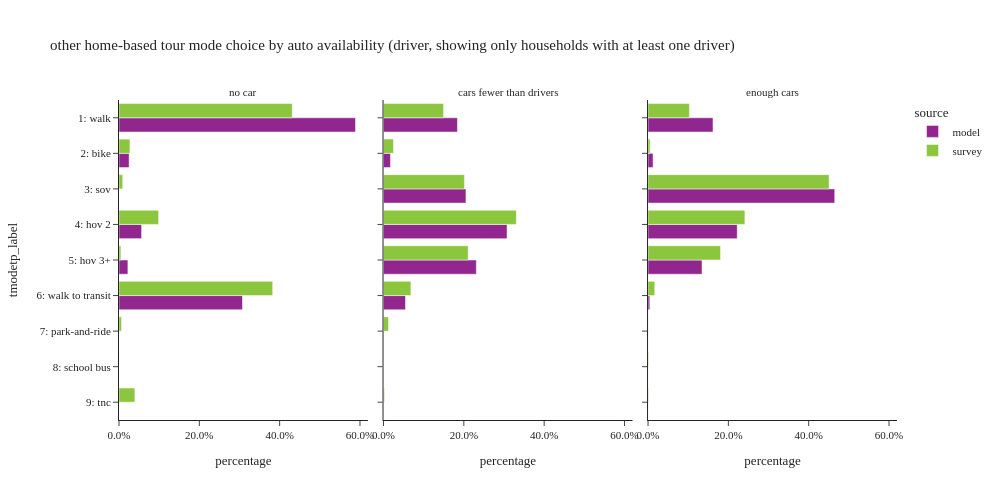

The cell this chart's notebook holds for it:
### Code cell
plot_mode_choice(hb_tour.loc[hb_tour['auto_available_driver'] != "no dirver"], "auto_available_driver",
                 {"auto_available_driver": ["no car", "cars fewer than drivers", "enough cars"],
                  "tmodetp_label": mode_cat.values()},
                 "auto availability (driver, showing only households with at least one driver)", 3, 500, 1000)

### Figure 1 — Plotly figure (JSON) as saved in the notebook; plotly's stock layout.template omitted (floating-point values rounded to 4 significant figures)
{"data": [{"alignmentgroup": "True", "customdata": [[99344], [4261], [9494], [3739], [51857]], "hovertemplate": "source=model<br>auto_available_driver=no car<br>percentage=%{x}<br>tmodetp_label=%{y}<br>sample count=%{customdata[0]}<extra></extra>", "legendgroup": "model", "marker": {"color": "#91268F", "pattern": {"shape": ""}}, "name": "model", "offsetgroup": "model", "orientation": "h", "showlegend": true, "textposition": "auto", "type": "bar", "x": [0.5889, 0.02526, 0.05628, 0.02216, 0.3074], "xaxis": "x", "y": ["1: walk", "2: bike", "4: hov 2", "5: hov 3+", "6: walk to transit"], "yaxis": "y"}, {"alignmentgroup": "True", "customdata": [[140952], [13196], [157120], [235516], [176963], [41918]], "hovertemplate": "source=model<br>auto_available_driver=cars fewer than drivers<br>percentage=%{x}<br>tmodetp_label=%{y}<br>sample count=%{customdata[0]}<extra></extra>", "legendgroup": "model", "marker": {"color": "#91268F", "pattern": {"shape": ""}}, "name": "model", "offsetgroup": "model", "orientation": "h", "showlegend": false, "textposition": "auto", "type": "bar", "x": [0.1841, 0.01723, 0.2052, 0.3076, 0.2311, 0.05475], "xaxis": "x2", "y": ["1: walk", "2: bike", "3: sov", "4: hov 2", "5: hov 3+", "6: walk to transit"], "yaxis": "y2"}, {"alignmentgroup": "True", "customdata": [[310360], [24100], [892011], [426099], [257924], [8358]], "hovertemplate": "source=model<br>auto_available_driver=enough cars<br>percentage=%{x}<br>tmodetp_label=%{y}<br>sample count=%{customdata[0]}<extra></extra>", "legendgroup": "model", "marker": {"color": "#91268F", "pattern": {"shape": ""}}, "name": "model", "offsetgroup": "model", "orientation": "h", "showlegend": false, "textposition": "auto", "type": "bar", "x": [0.1617, 0.01256, 0.4649, 0.2221, 0.1344, 0.004356], "xaxis": "x3", "y": ["1: walk", "2: bike", "3: sov", "4: hov 2", "5: hov 3+", "6: walk to transit"], "yaxis": "y3"}, {"alignmentgroup": "True", "customdata": [[247], [28], [10], [19], [13], [132], [5], [1], [13]], "hovertemplate": "source=survey<br>auto_available_driver=no car<br>percentage=%{x}<br>tmodetp_label=%{y}<br>sample count=%{customdata[0]}<extra></extra>", "legendgroup": "survey", "marker": {"color": "#8CC63E", "pattern": {"shape": ""}}, "name": "survey", "offsetgroup": "survey", "orientation": "h", "showlegend": true, "textposition": "auto", "type": "bar", "x": [0.4314, 0.02724, 0.009293, 0.09866, 0.004706, 0.3827, 0.006253, 0.0001804, 0.03962], "xaxis": "x", "y": ["1: walk", "2: bike", "3: sov", "4: hov 2", "5: hov 3+", "6: walk to transit", "7: park-and-ride", "8: school bus", "9: tnc"], "yaxis": "y"}, {"alignmentgroup": "True", "customdata": [[283], [35], [252], [279], [217], [36], [9], [2], [4]], "hovertemplate": "source=survey<br>auto_available_driver=cars fewer than drivers<br>percentage=%{x}<br>tmodetp_label=%{y}<br>sample count=%{customdata[0]}<extra></extra>", "legendgroup": "survey", "marker": {"color": "#8CC63E", "pattern": {"shape": ""}}, "name": "survey", "offsetgroup": "survey", "orientation": "h", "showlegend": false, "textposition": "auto", "type": "bar", "x": [0.1495, 0.02473, 0.2015, 0.3308, 0.2107, 0.06812, 0.01247, 3.847e-05, 0.002203], "xaxis": "x2", "y": ["1: walk", "2: bike", "3: sov", "4: hov 2", "5: hov 3+", "6: walk to transit", "7: park-and-ride", "8: school bus", "9: tnc"], "yaxis": "y2"}, {"alignmentgroup": "True", "customdata": [[434], [45], [1134], [574], [325], [38], [2], [2], [7]], "hovertemplate": "source=survey<br>auto_available_driver=enough cars<br>percentage=%{x}<br>tmodetp_label=%{y}<br>sample count=%{customdata[0]}<extra></extra>", "legendgroup": "survey", "marker": {"color": "#8CC63E", "pattern": {"shape": ""}}, "name": "survey", "offsetgroup": "survey", "orientation": "h", "showlegend": false, "textposition": "auto", "type": "bar", "x": [0.103, 0.005265, 0.4509, 0.2411, 0.1806, 0.01675, 0.0002184, 0.001145, 0.0011], "xaxis": "x3", "y": ["1: walk", "2: bike", "3: sov", "4: hov 2", "5: hov 3+", "6: walk to transit", "7: park-and-ride", "8: school bus", "9: tnc"], "yaxis": "y3"}], "layout": {"annotations": [{"font": {}, "showarrow": false, "text": "no car", "x": 0.16, "xanchor": "center", "xref": "paper", "y": 1.0, "yanchor": "bottom", "yref": "paper"}, {"font": {}, "showarrow": false, "text": "cars fewer than drivers", "x": 0.5, "xanchor": "center", "xref": "paper", "y": 1.0, "yanchor": "bottom", "yref": "paper"}, {"font": {}, "showarrow": false, "text": "enough cars", "x": 0.84, "xanchor": "center", "xref": "paper", "y": 1.0, "yanchor": "bottom", "yref": "paper"}], "barmode": "group", "height": 500, "legend": {"title": {"text": "source"}, "tracegroupgap": 0}, "title": {"text": "other home-based tour mode choice by auto availability (driver, showing only households with at least one driver)"}, "width": 1000, "xaxis": {"anchor": "y", "domain": [0.0, 0.32], "tickformat": ".1%", "title": {"text": "percentage"}}, "xaxis2": {"anchor": "y2", "domain": [0.34, 0.66], "matches": "x", "tickformat": ".1%", "title": {"text": "percentage"}}, "xaxis3": {"anchor": "y3", "domain": [0.68, 1.0], "matches": "x", "tickformat": ".1%", "title": {"text": "percentage"}}, "yaxis": {"anchor": "x", "categoryarray": ["9: tnc", "8: school bus", "7: park-and-ride", "6: walk to transit", "5: hov 3+", "4: hov 2", "3: sov", "2: bike", "1: walk"], "categoryorder": "array", "domain": [0.0, 1.0], "title": {"text": "tmodetp_label"}}, "yaxis2": {"anchor": "x2", "domain": [0.0, 1.0], "matches": "y", "showticklabels": false}, "yaxis3": {"anchor": "x3", "domain": [0.0, 1.0], "matches": "y", "showticklabels": false}}}
